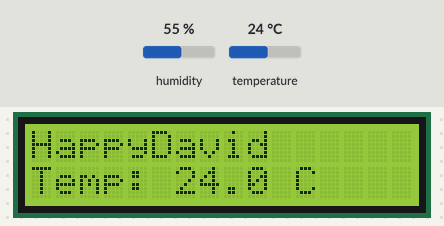
This sketch was run on a simulated Arduino Uno, built with avr-gcc and run on an emulated ATmega328P. Shown: 16×2 character LCD. The inputs (shaded band) are chosen by the test bench; at power-on: temperature 24 °C, humidity 55 %. What the sketch prints to the serial monitor is not drawn.

Above: at 3.2 s.
3.3 s: temperature set to 12 °C
At 5.3 s:
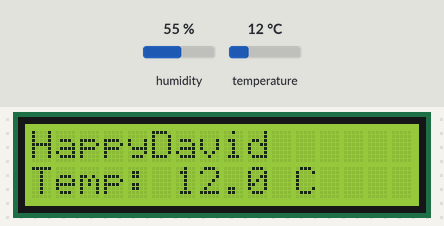
6.1 s: temperature set to 19 °C
At 7.6 s:
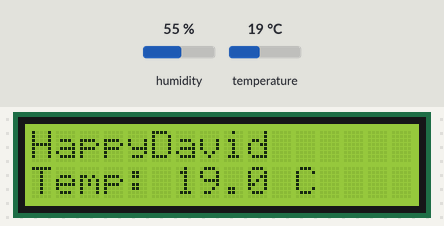
8.9 s: temperature set to 28 °C
At 10.9 s:
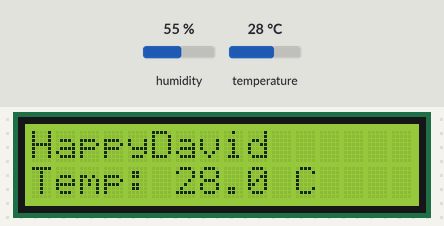
Timing chart, 0 to 12.4 s (numbered marks = the images above; inputs shaded):
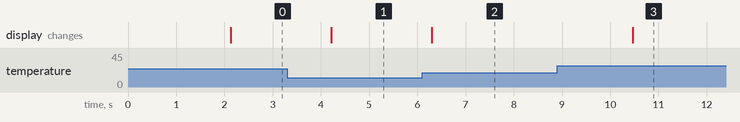

Measured:
- after the input at 3.3 s, the display: changes after 0.92 s (image 1)
- after the input at 6.1 s, the display: changes after 0.20 s (image 2)
- after the input at 8.9 s, the display: changes after 1.6 s (image 3)

The sketch:

sketch_jun16a.ino
```cpp
#include <Wire.h>
#include <LiquidCrystal_I2C.h>
#include <DHT.h>

#define DHTPIN 4
#define DHTTYPE DHT11

DHT dht(DHTPIN, DHTTYPE);
LiquidCrystal_I2C lcd(0x27, 16, 2);

String candidateName = "HappyDavid";
int nameLength = candidateName.length();
int scrollPosition = 0;
unsigned long lastScrollTime = 0;
int scrollDelay = 500;

void setup() {
  Serial.begin(9600);

  pinMode(DHTPIN, INPUT_PULLUP);
  dht.begin();

  lcd.init();
  lcd.backlight();
  lcd.clear();

  // Show startup message
  lcd.setCursor(0, 0);
  lcd.print("Starting...");
  delay(2000);
}

void loop() {
  float temperature = dht.readTemperature();

  if (isnan(temperature)) {
    lcd.setCursor(0, 0);
    lcd.print("Sensor Error   ");
    lcd.setCursor(0, 1);
    lcd.print("Check wiring   ");
    Serial.println("ERROR");
    delay(2000);
    return;
  }

  // Display name with scrolling if needed
  lcd.setCursor(0, 0);
  if (nameLength <= 16) {
    lcd.print(candidateName);
    for(int i = nameLength; i < 16; i++) {
      lcd.print(" ");
    }
  } else {
    if (millis() - lastScrollTime > scrollDelay) {
      lastScrollTime = millis();
      scrollPosition++;
      if (scrollPosition > nameLength) {
        scrollPosition = 0;
      }
    }

    String displayText = "";
    for(int i = 0; i < 16; i++) {
      int idx = (scrollPosition + i) % nameLength;
      displayText += candidateName[idx];
    }
    lcd.print(displayText);
  }

  // Display temperature on second row
  lcd.setCursor(0, 1);
  lcd.print("Temp: ");
  lcd.print(temperature, 1);
  lcd.print(" C   ");

  // Send to serial for PC
  Serial.println(temperature);

  delay(1000);
}
```
